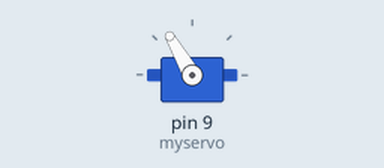
The sketch below on a simulated Arduino Uno, built with avr-gcc and run on an emulated ATmega328P. Parts: servo.

Above: at 0.05 s.
At 1.5 s:
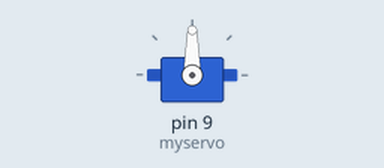
At 3.0 s:
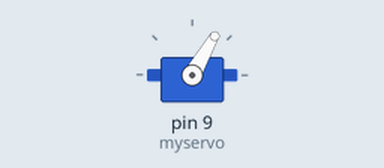
Timing chart, 0 to 6.9 s (numbered marks = the images above):
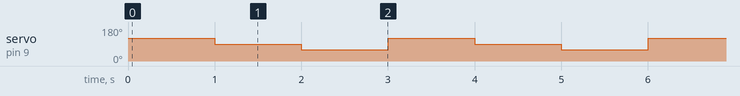

The sketch:

servoProg.ino
```cpp
#include <Servo.h>

Servo myservo;

void setup() {
  myservo.attach(9);

}

void loop() {
  myservo.write(120);
  delay(1000);

  myservo.write(90);
  delay(1000);

  myservo.write(60);
  delay(1000);
}
```

Measured:
- by itself, servo on pin 9 (myservo): repeats every 3.0 s: 60° 1.0 s, 120° 1.0 s, 90° 1.0 s
